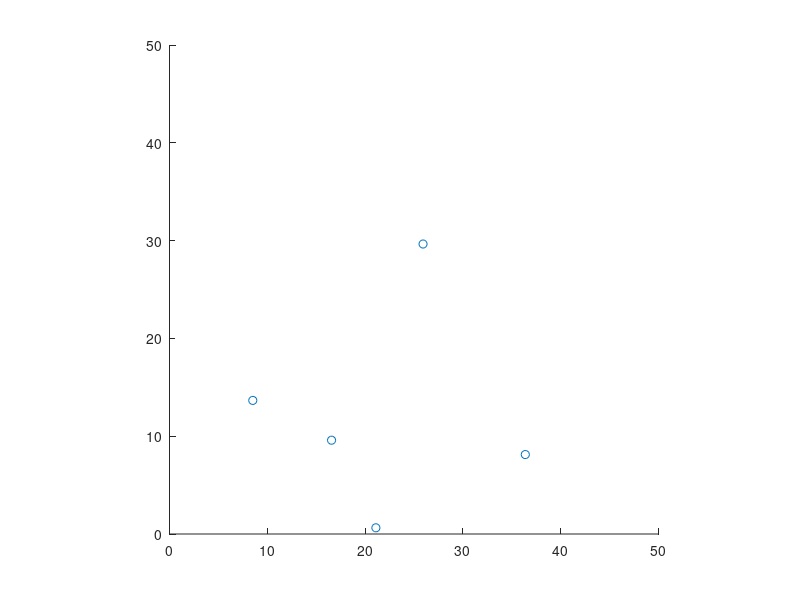

MATLAB code for this plot: (Note: this script raises an error after producing the figure.)
clear; close all; clc;

n = 5; %nb agents
nb_steps = realmax;%4000; %nb of steps
dt = 1;
v = 1; %Speed: Step size of v*dt
square_size = 50; %Size of the square for rand uniform initalisation [0,square_size]x[0,square_size]
nb_trials = 1000; %Number of runs of the algorithms (nb of rand initialisations and then run the algo on it)

limited_range = nan; %limited range. Nan if none
%limited_range = 0.1; %limited range. Nan if none

compute_circle = true; %Computes the enclosing circle
early_stop_convergence = compute_circle & true; %Stop if we have converged in a circle of radius delta_blind

disp_realTime = false; %Shows real time progress
save_video = false; %Saves the video

save_conv_time_to_file = compute_circle & false; %Save the first time to convergence in txt file

%Memory of position or r display is not compatible with parfoor loop
nb_steps_mod_memory = 50; %We memorise the position of the agents on the convex hull every nb_steps_mod_memory steps (starting at 1)
memorise_pos_display = (nb_steps < realmax) & false; %Memorises the position of the agents on the convex hull ever nb_steps_mod_memory steps (for display purposes)
memorise_r_display = (nb_steps < realmax) & compute_circle & false; %Memorises the radius of the enclosing circle of the agents at every step (for display purposes)

FPS = 10; %Nb frames per second for saved video

%seed = 42;
%rng(seed); %Random seed


if save_conv_time_to_file
    fname_conv = ['res/conv_time/conv_time_n_',num2str(n),'_square_size_',num2str(square_size),'_nb_steps_',num2str(nb_steps),'_dt_',num2str(dt),'_v_',num2str(v),'.txt'];
    fileID = fopen(fname_conv,'a');
end


%%%%%%%%% %For parfor
t_conv = zeros(nb_trials,1);
%%%%%%%%%


for trial = 1:nb_trials %Compatible with memory of pos and r display
%parfor trial = 1:nb_trials %Not compatible with memory of pos and r display
    fprintf("Trial %d/%d...",trial,nb_trials);
    
    tic
    
    if save_video
        if isnan(limited_range)
            outputVideo = VideoWriter(['ants_randomHalfPlaneSensor_memoryNone_discrete_not_limited_n_',num2str(n),'_nb_steps_',num2str(nb_steps),'_dt_',num2str(dt),'_v_',num2str(v),'.avi']);
        else
            outputVideo = VideoWriter(['ants_randomHalfPlaneSensor_memoryNone_discrete_limited_range_',num2str(limited_range),'_n_',num2str(n),'_nb_steps_',num2str(nb_steps),'_dt_',num2str(dt),'_v_',num2str(v),'.avi']);
        end
        outputVideo.FrameRate = FPS;
        open(outputVideo)
    end
    
    p_0 = rand(2,n)*square_size; %Initial positions
    
    p = p_0;
    
    scatter(p(1,:),p(2,:));
    axis equal
    xlim([0,square_size])
    ylim([0,square_size])
    
    
    if memorise_pos_display
        nb_memories = floor(nb_steps/nb_steps_mod_memory)+1; %+1 to keep the initial one and after the n updates
        p_memories = cell(1,nb_memories+1);  
        for memory_idx = 1:nb_memories
            p_memories{memory_idx} = nan(2,n);
        end
        p_memories{1} = p;
    end
    
    if memorise_r_display
        r_memories_all = nan(1,nb_steps+1); %+1 since we want the initial r and after the the nb_steps updates of r (thus nb_steps+1)
        [~,~,r] = SmallestEnclosingCircle(p(1,:),p(2,:));
        r_memories_all(1) = r;
    end
    
    
    for step = 1:nb_steps
        %fprintf("step = %d\n",step);
        %if mod(step,100) ==0
        %    fprintf("\t step = %d\n",step);
        %end
        alpha = rand(1,n)*2*pi; %Random direction: the opposite of the movement
        
        p_next = p;
        for i = 1:n
            dir_i = p(:,i) - [p(:,1:i-1),p(:,i+1:end)]; %Vectors to other agents
            dists_i = sqrt(sum(dir_i.^2,1)); %Distances to other agents
            u_i = dir_i./dists_i; %Unit vectors to other agents
            
            u_alpha = [cos(alpha(i));sin(alpha(i))]; %Opposite of potential speed vector of agent i
            v_i = -u_alpha*v;
            
            scal_i = sum(u_alpha.*u_i,1); %Scalar products of u_alpha and u_i
            
            visible_i = [];
            if isnan(limited_range) %No limit to range
                visible_i = scal_i <= 0;
            elseif limited_range>0 %Finite limit to range
                visible_i = scal_i <= 0 & dists_i <= limited_range;
            else
                error("The parameter range should be either nan or strictly positive");
            end
            
            if sum(visible_i) > 0 %If there is one point that is visible then we don't do anything
                v_i = [0;0];
            end
            
            p_next(:,i) = p(:,i) + v_i*dt;
        end
        
        p = p_next;
        
        
        if compute_circle
            [x_c,y_c,r] = SmallestEnclosingCircle(p(1,:),p(2,:));
        end
        
        if disp_realTime
            scatter(p(1,:),p(2,:));
            axis equal
            
            if compute_circle
                hold on
                viscircles([x_c,y_c],r,'Color','r');
                plot(x_c,y_c,'r+')
                hold off
            end
            
            xlim([0,square_size])
            ylim([0,square_size])
            drawnow
        end
        
        
        if memorise_pos_display && mod(step-1,nb_steps_mod_memory) == 0 %Time to take a screenshot of convex hull, there has been step-1 updates in this screenshot
            p_memories{1+1+(step-1)/nb_steps_mod_memory} = p; %Extra +1 since the first value is for the initial condition (the second +1 since indexing starts at 1)
        end
        
        if memorise_r_display
            r_memories_all(step+1) = r; %Extra +1 since the first value is for the initialisation
        end
        
        if save_video
            F = getframe(gcf);
            [X, Map] = frame2im(F);
            writeVideo(outputVideo,X);
        end
        
        if early_stop_convergence
            if r<=v*dt
                if save_conv_time_to_file
                    %fprintf(fileID, '%d\n', step); %Not great for parfor
                    t_conv(trial) = step;           %Suitable for parfor
                end
                break
            end
        end
    end
    

    
    
    scatter(p(1,:),p(2,:));
    axis equal
    xlim([0,square_size])
    ylim([0,square_size])
    if compute_circle
        hold on
        viscircles([x_c,y_c],r,'Color','r');
        plot(x_c,y_c,'r+')
        hold off
    end
    
    if save_video
        close(outputVideo);
    end
    
    time = toc;
    fprintf(" %.2fs\n",time);
end


if memorise_pos_display
    hFig = figure; 
    if memorise_r_display
        set(hFig,'Position',[100,100,770,420])
        subplot(1,3,2:3)
    end
    hold on
    plot(p_0(1,:),p_0(2,:),'kx');
    for memory_idx = 1:nb_memories
        p_memory = p_memories{memory_idx};
        if sum(isnan(p_memory))>0
            break %We stopped the loop before the max number of iterations, thus we do not have a screenshot, no need to continue
        else
            conv_hull_ind = convhull(p_memory(1,:),p_memory(2,:));
            plot(p_memories{memory_idx}(1,conv_hull_ind),p_memories{memory_idx}(2,conv_hull_ind),'b:o')
        end
    end
    axis equal    
    xlim([0,square_size])
    ylim([0,square_size])
    title('Ants'' dynamics')
end

if memorise_r_display
    if memorise_pos_display
        subplot(1,3,1)
        hold on
    else
        figure; hold on
    end
    if sum(isnan(r_memories_all)) > 0
        r_mem_idx_nan = find(isnan(r_memories_all),1); %First index of nan
        plot(0:r_mem_idx_nan-1-1,r_memories_all(1:r_mem_idx_nan-1),'-o','MarkerSize',1);
        plot(0:r_mem_idx_nan-1-1,ones(1,r_mem_idx_nan-1),'r--')
        plot(0:r_mem_idx_nan-1-1,2*ones(1,r_mem_idx_nan-1),'k-')
    else
        plot(0:nb_steps,r_memories_all,'-o','MarkerSize',1)
        plot(0:nb_steps,ones(1,nb_steps+1),'r--')
        plot(0:nb_steps,2*ones(1,nb_steps+1),'k-')
    end
    set(gca, 'YTick', unique([1, get(gca, 'YTick')]));
    set(gca, 'YTick', unique([2, get(gca, 'YTick')]));
    %legend('Radius','Level 1', 'Level 2')
    xlabel('Time','Fontweight','bold')
    ylabel('Radius of smallest enclosing circle','Fontweight','bold')
    title('Enclosing circle radius')
end

if memorise_pos_display && memorise_r_display
    saveas(gcf,['res/evolution/discrete_n_',num2str(n),'_square_size_',num2str(square_size),'_steps_',num2str(nb_steps),'_dt_',num2str(dt),'_v_',num2str(v),'_seed_',num2str(seed)],'fig')
    saveas(gcf,['res/evolution/discrete_n_',num2str(n),'_square_size_',num2str(square_size),'_steps_',num2str(nb_steps),'_dt_',num2str(dt),'_v_',num2str(v),'_seed_',num2str(seed)],'epsc')
end



if save_conv_time_to_file
    for i=1:nb_trials
        fprintf(fileID, '%d\n', t_conv(i));
    end
end




if save_conv_time_to_file
   fclose(fileID);
end
